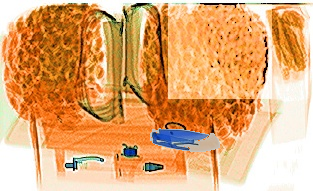
#> input picture outputs/1.png, 313 x 191 px, given in place of 1.jpg, which was not available
$ python pasting.py
#> lines starting #> are read from the running program, lines starting #| are printed output that depends on the picture; pictures that were not available may be replaced by others from this repository, and a replacement may not be noted
import numpy as np
import cv2
import matplotlib.pyplot as plt

one = cv2.imread("base/1.jpg")
#> one is the input picture: shape (191, 313, 3); mean B, G, R 115.3, 169.2, 225.1
two = cv2.imread("base/2.jpg")
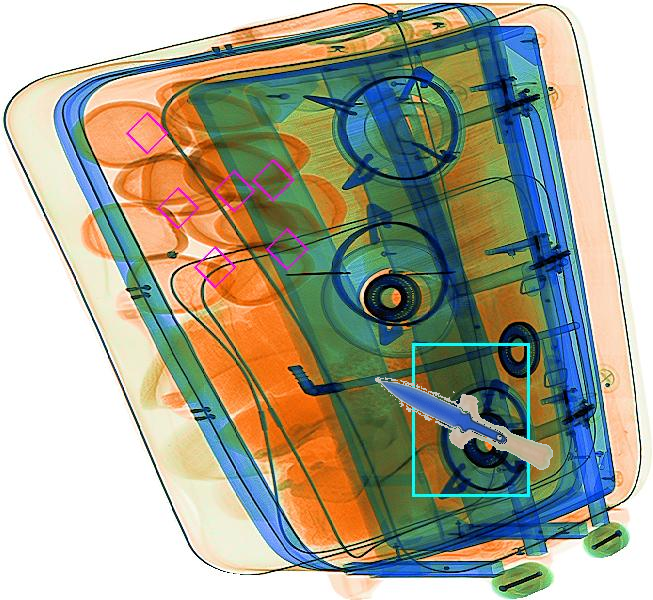
#> input picture outputs/2.png, 653 x 600 px, given in place of 2.jpg, which was not available
#> two is the input picture: shape (600, 653, 3); mean B, G, R 146.7, 165.8, 166.2
three = cv2.imread("base/3.jpg")
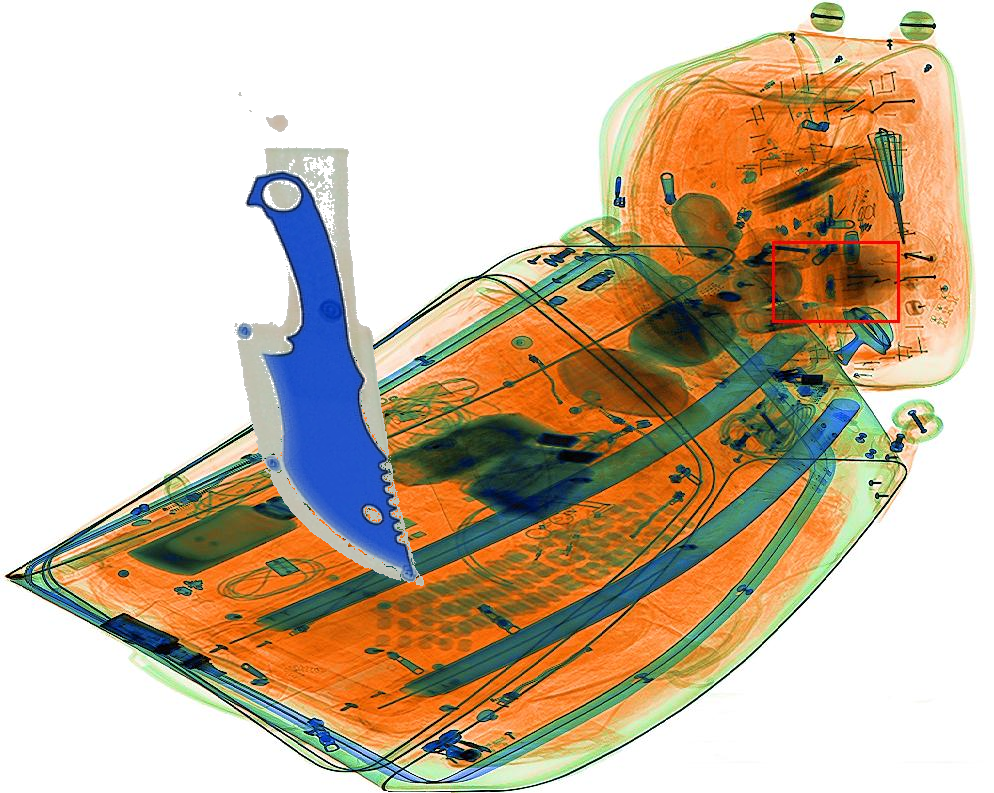
#> input picture outputs/3.png, 994 x 793 px, given in place of 3.jpg, which was not available
#> three is the input picture: shape (793, 994, 3); mean B, G, R 162.2, 185.4, 203.5
four = cv2.imread("base/4.jpg")
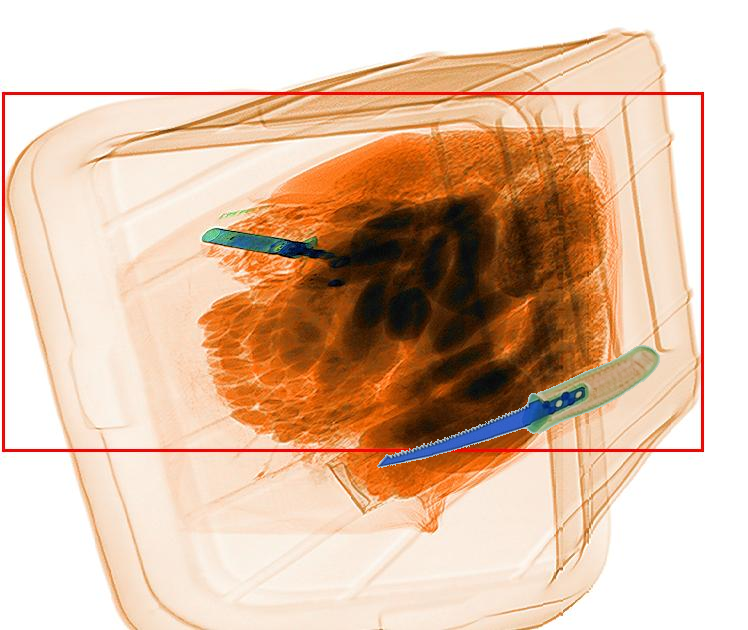
#> input picture outputs/4.png, 748 x 630 px, given in place of 4.jpg, which was not available
#> four is the input picture: shape (630, 748, 3); mean B, G, R 166.4, 190.9, 223.2
zero = cv2.imread("base/0.jpg")
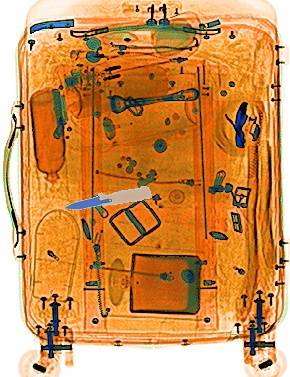
#> input picture outputs/0.png, 290 x 377 px, given in place of 0.jpg, which was not available
#> zero is the input picture: shape (377, 290, 3); mean B, G, R 82.2, 143.7, 205.2

imgs = [zero, one, two, three, four]

oneb = cv2.imread("background_images/BAGGAGE_20180811_175323_83216_B_1.jpg")
twob = cv2.imread("background_images/BAGGAGE_20180811_175328_83216_A_1.jpg")
threeb = cv2.imread("background_images/S0210209058_20180811232942_L-1_1.jpg")
fourb = cv2.imread("background_images/S0300542812_20180822020845_L-10_1.jpg")
fiveb = cv2.imread("background_images/S0320365070_20180821160850_L-12_5.jpg")

bkgs = [oneb, twob, threeb, fourb, fiveb]


def isolate(image):
    img = np.copy(image)
    lower = np.array([240, 240, 240])
    upper = np.array([255, 255, 255])
    mask = cv2.inRange(img, lower, upper)
    img[mask != 0] = [0, 0, 0]
    return (img, mask)


imgs[0] = cv2.copyMakeBorder(zero, 87, 0, 0, 0, cv2.BORDER_CONSTANT, value=(255, 255, 255))
#> (the run stopped early here; a loop or call above may not have finished)
